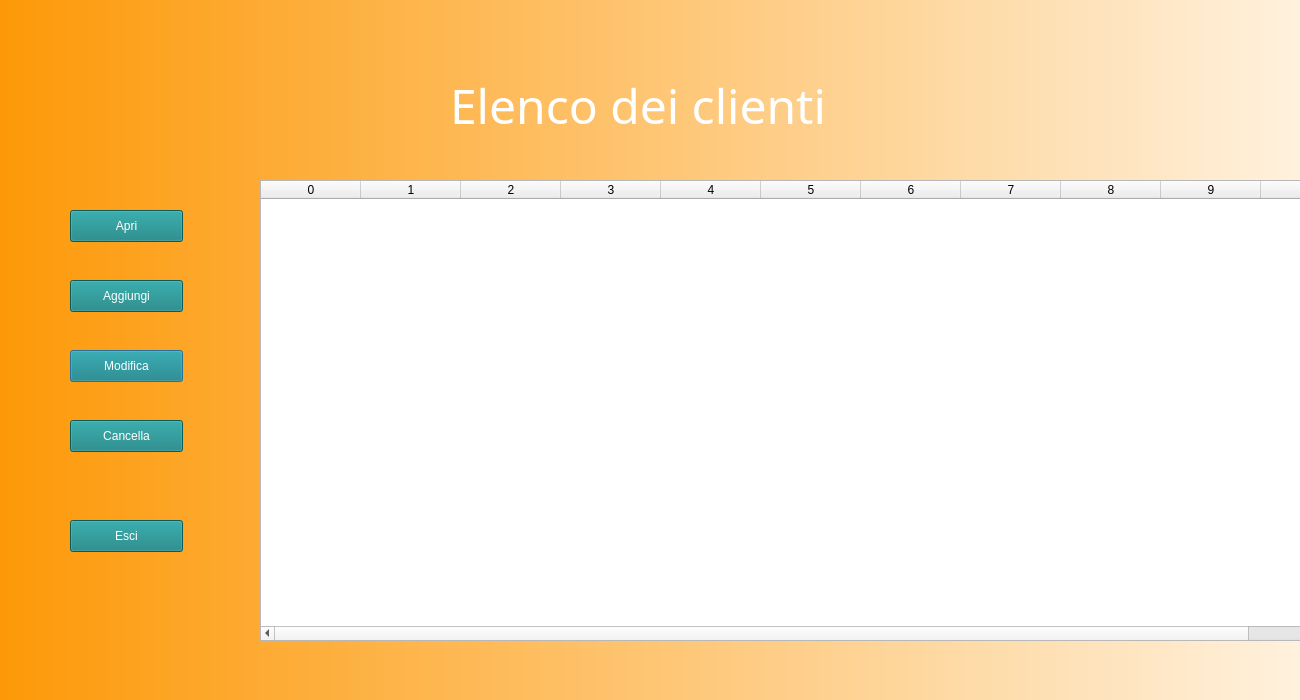
<?xml version="1.0" encoding="UTF-8"?>
<ui version="4.0">
 <class>Dialog</class>
 <widget class="QDialog" name="Dialog">
  <property name="geometry">
   <rect>
    <x>0</x>
    <y>0</y>
    <width>1300</width>
    <height>700</height>
   </rect>
  </property>
  <property name="windowTitle">
   <string>Dialog</string>
  </property>
  <widget class="QWidget" name="bgwidget" native="true">
   <property name="geometry">
    <rect>
     <x>0</x>
     <y>0</y>
     <width>1500</width>
     <height>800</height>
    </rect>
   </property>
   <property name="styleSheet">
    <string notr="true">QWidget#bgwidget{
	background-color: qlineargradient(spread:pad, x1:0, y1:0, x2:1, y2:0, stop:0 rgba(253, 153, 8, 255), stop:1 rgba(255, 255, 255, 255));

}</string>
   </property>
   <widget class="QLabel" name="image">
    <property name="enabled">
     <bool>true</bool>
    </property>
    <property name="geometry">
     <rect>
      <x>-200</x>
      <y>-270</y>
      <width>1800</width>
      <height>1300</height>
     </rect>
    </property>
    <property name="styleSheet">
     <string notr="true">border-radius:50%;
image: url(:/images/1.png);
</string>
    </property>
    <property name="text">
     <string/>
    </property>
    <property name="scaledContents">
     <bool>true</bool>
    </property>
   </widget>
   <widget class="QLabel" name="label">
    <property name="geometry">
     <rect>
      <x>450</x>
      <y>60</y>
      <width>441</width>
      <height>91</height>
     </rect>
    </property>
    <property name="font">
     <font>
      <family>Bangla MN</family>
      <pointsize>36</pointsize>
      <weight>50</weight>
      <italic>false</italic>
      <bold>false</bold>
     </font>
    </property>
    <property name="styleSheet">
     <string notr="true">font: 36pt;
background: transparent;
color: rgb(255,255,255);</string>
    </property>
    <property name="text">
     <string>Elenco dei clienti</string>
    </property>
   </widget>
   <widget class="QPushButton" name="btnModifica">
    <property name="geometry">
     <rect>
      <x>70</x>
      <y>350</y>
      <width>113</width>
      <height>32</height>
     </rect>
    </property>
    <property name="styleSheet">
     <string notr="true">color: rgb(255, 255, 255);
background-color: rgb(16, 128, 128);</string>
    </property>
    <property name="text">
     <string>Modifica</string>
    </property>
   </widget>
   <widget class="QPushButton" name="btnCancella">
    <property name="geometry">
     <rect>
      <x>70</x>
      <y>420</y>
      <width>113</width>
      <height>32</height>
     </rect>
    </property>
    <property name="styleSheet">
     <string notr="true">color: rgb(255, 255, 255);
background-color: rgb(16, 128, 128);</string>
    </property>
    <property name="text">
     <string>Cancella</string>
    </property>
   </widget>
   <widget class="QPushButton" name="btnAggiungi">
    <property name="geometry">
     <rect>
      <x>70</x>
      <y>280</y>
      <width>113</width>
      <height>32</height>
     </rect>
    </property>
    <property name="styleSheet">
     <string notr="true">color: rgb(255, 255, 255);
background-color: rgb(16, 128, 128);</string>
    </property>
    <property name="text">
     <string>Aggiungi</string>
    </property>
   </widget>
   <widget class="QPushButton" name="btnEsci">
    <property name="geometry">
     <rect>
      <x>70</x>
      <y>520</y>
      <width>113</width>
      <height>32</height>
     </rect>
    </property>
    <property name="styleSheet">
     <string notr="true">color: rgb(255, 255, 255);
background-color: rgb(16, 128, 128);</string>
    </property>
    <property name="text">
     <string>Esci</string>
    </property>
   </widget>
   <widget class="QTableWidget" name="tableWidget">
    <property name="geometry">
     <rect>
      <x>260</x>
      <y>180</y>
      <width>1101</width>
      <height>461</height>
     </rect>
    </property>
    <column>
     <property name="text">
      <string>0</string>
     </property>
    </column>
    <column>
     <property name="text">
      <string>1</string>
     </property>
    </column>
    <column>
     <property name="text">
      <string>2</string>
     </property>
    </column>
    <column>
     <property name="text">
      <string>3</string>
     </property>
    </column>
    <column>
     <property name="text">
      <string>4</string>
     </property>
    </column>
    <column>
     <property name="text">
      <string>5</string>
     </property>
    </column>
    <column>
     <property name="text">
      <string>6</string>
     </property>
    </column>
    <column>
     <property name="text">
      <string>7</string>
     </property>
    </column>
    <column>
     <property name="text">
      <string>8</string>
     </property>
    </column>
    <column>
     <property name="text">
      <string>9</string>
     </property>
    </column>
    <column>
     <property name="text">
      <string>10</string>
     </property>
    </column>
   </widget>
   <widget class="QPushButton" name="apri">
    <property name="geometry">
     <rect>
      <x>70</x>
      <y>210</y>
      <width>113</width>
      <height>32</height>
     </rect>
    </property>
    <property name="styleSheet">
     <string notr="true">color: rgb(255, 255, 255);
background-color: rgb(16, 128, 128);</string>
    </property>
    <property name="text">
     <string>Apri</string>
    </property>
   </widget>
  </widget>
 </widget>
 <resources>
  <include location="../source.qrc"/>
 </resources>
 <connections/>
</ui>
